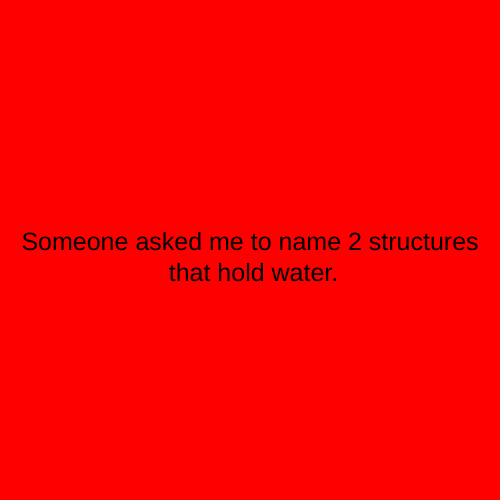
Frame 1 (no input)
Frame 60 (no input): identical to frame 1, image omitted
Frame 120 (the mouse pressed at the canvas centre since frame 60): identical to frame 1, image omitted

The p5.js sketch that drew this single still picture (run headless with seeded random() and noise() and a simulated clock; from frame 60 on, the mouse is pressed at the canvas centre):

// p5.js sketch
// ── sketch.js
let timer = 0 ;
let state = 0 ;

function setup() {
  createCanvas(500, 500);
  textSize(25);
  textAlign(CENTER);
  rectMode(CENTER);
}

function draw() {

  switch(state){

    case 0:
    background('red') ;
    text("Someone asked me to name 2 structures\n that hold water.", 250, 250) ;
    timer = timer + 1 ;
    if (timer > 5*60) {
        state = 1 ;
        timer = 0 ;
    }


    break ;

    case 1:
    background('blue') ;
    text("I was like well damn.", 250, 250) ;
    break ;

  }

}
